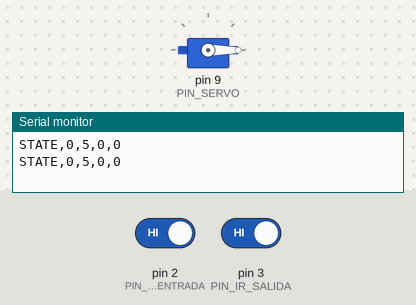
A sketch run on a simulated Arduino Uno, built with avr-gcc and run on an emulated ATmega328P. Shown: servo, the last lines printed to the serial monitor. The inputs (shaded band) are chosen by the test bench; at power-on: pin 2 (PIN_IR_ENTRADA) HIGH, pin 3 (PIN_IR_SALIDA) HIGH.

Above: at 1.2 s.
1.3 s: pin 2 (PIN_IR_ENTRADA) driven LOW
At 2.1 s:
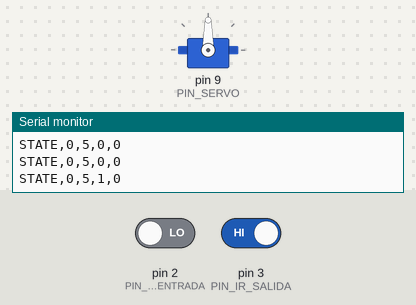
2.8 s: pin 2 (PIN_IR_ENTRADA) driven HIGH
At 3.7 s:
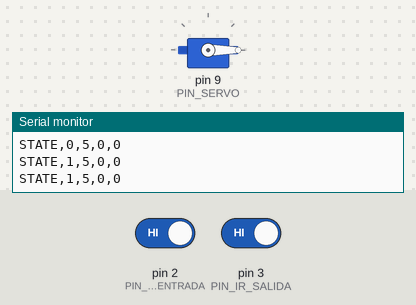
4.9 s: pin 3 (PIN_IR_SALIDA) driven LOW
At 6.0 s:
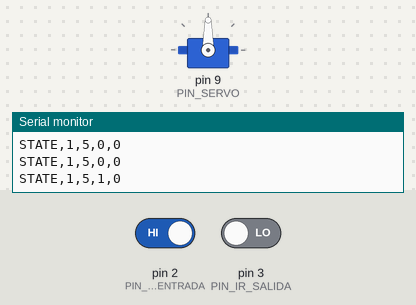
Timing chart, 0 to 7.9 s (numbered marks = the images above; inputs shaded):
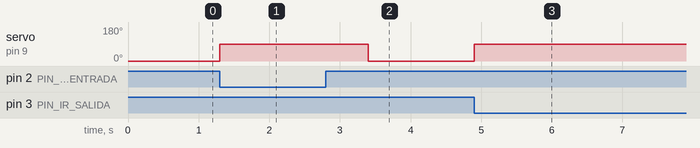

Measured:
- after the input at 1.3 s, servo on pin 9 (PIN_SERVO): 0° → 90° at once
- after the input at 2.8 s, servo on pin 9 (PIN_SERVO): 90° → 0° after 0.60 s
- after the input at 4.9 s, servo on pin 9 (PIN_SERVO): 0° → 90° at once

The sketch:

parking_barrier.ino
```cpp
/*
  The Monkey Parking - Firmware Arduino Uno
  ---------------------------------------------------
  Controla una UNICA pluma (servo) compartida para entrada y salida,
  usando 2 sensores infrarrojos (uno de cada lado de la pluma).

  - Lleva la cuenta de plazas ocupadas/disponibles.
  - Bloquea automaticamente la entrada cuando el estacionamiento esta lleno.
  - Libera la entrada automaticamente en cuanto sale un auto.
  - Reporta el estado por Serial (USB) para que la app de Python
    dibuje el layout visual y el contador digital en tiempo real.

  Protocolo Serial (Arduino -> PC), una linea de texto por mensaje:
    STATE,<ocupados>,<capacidad>,<gate>,<lleno>
      ocupados  -> cantidad de autos adentro
      capacidad -> capacidad maxima configurada (CAPACIDAD_MAXIMA)
      gate      -> 0 = pluma cerrada, 1 = pluma abierta
      lleno     -> 0 = hay lugar, 1 = estacionamiento lleno

  Protocolo Serial (PC -> Arduino), comandos de texto simples:
    RESET   -> reinicia el contador de ocupados a 0 (util para pruebas)
*/

#include <Servo.h>

// ---------------------- CONFIGURACION ----------------------

const int CAPACIDAD_MAXIMA = 5;      // Cantidad de plazas del estacionamiento

const int PIN_SERVO = 9;             // Pin PWM del servo de la pluma
const int PIN_IR_ENTRADA = 2;        // Sensor IR lado de afuera de la pluma
const int PIN_IR_SALIDA = 3;         // Sensor IR lado de adentro de la pluma

// La mayoria de los modulos IR (tipo FC-51) dan LOW cuando detectan un
// objeto. Si el tuyo funciona al reves, cambia esto a false.
const bool SENSOR_ACTIVO_EN_BAJO = true;

const int ANGULO_CERRADO = 0;        // Angulo de la pluma cerrada
const int ANGULO_ABIERTO = 90;       // Angulo de la pluma abierta

const unsigned long TIEMPO_ESPERA_PASO_MS = 4000; // Maximo que espera a que el auto libere el sensor
const unsigned long RETARDO_CIERRE_MS = 600;       // Colchon extra antes de cerrar la pluma
const unsigned long INTERVALO_ESTADO_MS = 1000;    // Cada cuanto se re-envia el estado aunque no cambie

// -------------------------------------------------------------

Servo pluma;
int ocupados = 0;
unsigned long ultimoEnvioEstado = 0;

bool sensorDetecta(int pin) {
  int lectura = digitalRead(pin);
  return SENSOR_ACTIVO_EN_BAJO ? (lectura == LOW) : (lectura == HIGH);
}

void abrirPluma() {
  pluma.write(ANGULO_ABIERTO);
}

void cerrarPluma() {
  pluma.write(ANGULO_CERRADO);
}

bool plumaAbierta() {
  return pluma.read() > (ANGULO_CERRADO + ANGULO_ABIERTO) / 2;
}

void enviarEstado() {
  bool lleno = (ocupados >= CAPACIDAD_MAXIMA);
  Serial.print("STATE,");
  Serial.print(ocupados);
  Serial.print(",");
  Serial.print(CAPACIDAD_MAXIMA);
  Serial.print(",");
  Serial.print(plumaAbierta() ? 1 : 0);
  Serial.print(",");
  Serial.println(lleno ? 1 : 0);
}

// Abre la pluma, espera a que el sensor indicado deje de detectar el auto
// (o hasta que se cumpla el timeout), agrega un colchon y cierra.
void procesarPaso(int pinSensor) {
  abrirPluma();
  enviarEstado();

  unsigned long inicio = millis();
  while (sensorDetecta(pinSensor) && (millis() - inicio) < TIEMPO_ESPERA_PASO_MS) {
    delay(50);
  }
  // Espera un poco mas por si el auto todavia no libero del todo el sensor
  delay(RETARDO_CIERRE_MS);

  cerrarPluma();
  enviarEstado();
}

void manejarComandoSerial() {
  if (Serial.available() == 0) return;

  String comando = Serial.readStringUntil('\n');
  comando.trim();
  if (comando.equalsIgnoreCase("RESET")) {
    ocupados = 0;
    enviarEstado();
  }
}

void setup() {
  Serial.begin(9600);

  pinMode(PIN_IR_ENTRADA, INPUT);
  pinMode(PIN_IR_SALIDA, INPUT);

  pluma.attach(PIN_SERVO);
  cerrarPluma();

  enviarEstado();
}

void loop() {
  manejarComandoSerial();

  bool hayAutoEntrando = sensorDetecta(PIN_IR_ENTRADA);
  bool hayAutoSaliendo = sensorDetecta(PIN_IR_SALIDA);

  // La salida siempre tiene prioridad y nunca se bloquea.
  if (hayAutoSaliendo) {
    procesarPaso(PIN_IR_SALIDA);
    if (ocupados > 0) {
      ocupados--;
    }
    enviarEstado();
  } else if (hayAutoEntrando) {
    if (ocupados < CAPACIDAD_MAXIMA) {
      procesarPaso(PIN_IR_ENTRADA);
      ocupados++;
      enviarEstado();
    }
    // Si esta lleno, no se hace nada: la pluma permanece cerrada.
  }

  // Reporte periodico de estado (por si la PC se conecta despues de un evento).
  if (millis() - ultimoEnvioEstado >= INTERVALO_ESTADO_MS) {
    enviarEstado();
    ultimoEnvioEstado = millis();
  }
}
```
